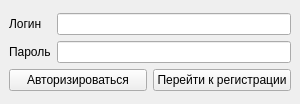
<?xml version="1.0" encoding="UTF-8"?>
<ui version="4.0">
 <class>MainWindow</class>
 <widget class="QMainWindow" name="MainWindow">
  <property name="geometry">
   <rect>
    <x>0</x>
    <y>0</y>
    <width>300</width>
    <height>104</height>
   </rect>
  </property>
  <property name="sizePolicy">
   <sizepolicy hsizetype="Minimum" vsizetype="Minimum">
    <horstretch>0</horstretch>
    <verstretch>0</verstretch>
   </sizepolicy>
  </property>
  <property name="minimumSize">
   <size>
    <width>300</width>
    <height>104</height>
   </size>
  </property>
  <property name="maximumSize">
   <size>
    <width>300</width>
    <height>104</height>
   </size>
  </property>
  <property name="windowTitle">
   <string>Авторизация</string>
  </property>
  <widget class="QWidget" name="centralwidget">
   <layout class="QGridLayout" name="gridLayout_2">
    <item row="0" column="0">
     <layout class="QVBoxLayout" name="verticalLayout">
      <item>
       <layout class="QGridLayout" name="gridLayout">
        <item row="0" column="0">
         <widget class="QLabel" name="label">
          <property name="text">
           <string>Логин</string>
          </property>
          <property name="alignment">
           <set>Qt::AlignLeading|Qt::AlignLeft|Qt::AlignVCenter</set>
          </property>
         </widget>
        </item>
        <item row="0" column="1">
         <widget class="QLineEdit" name="loginEdit"/>
        </item>
        <item row="1" column="0">
         <widget class="QLabel" name="label_2">
          <property name="text">
           <string>Пароль</string>
          </property>
         </widget>
        </item>
        <item row="1" column="1">
         <widget class="QLineEdit" name="passwordEdit"/>
        </item>
       </layout>
      </item>
      <item>
       <layout class="QHBoxLayout" name="horizontalLayout">
        <item>
         <widget class="QPushButton" name="authButton">
          <property name="text">
           <string>Авторизироваться</string>
          </property>
         </widget>
        </item>
        <item>
         <widget class="QPushButton" name="openRegForm">
          <property name="text">
           <string>Перейти к регистрации</string>
          </property>
         </widget>
        </item>
       </layout>
      </item>
     </layout>
    </item>
   </layout>
  </widget>
 </widget>
 <resources/>
 <connections/>
</ui>
